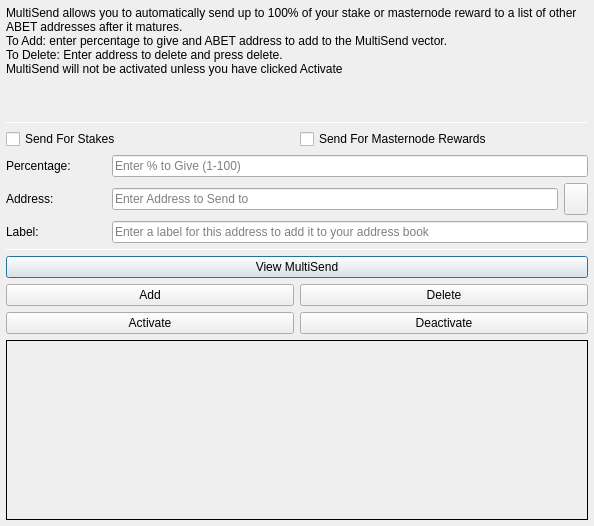
<?xml version="1.0" encoding="UTF-8"?>
<ui version="4.0">
 <class>MultiSendDialog</class>
 <widget class="QDialog" name="MultiSendDialog">
  <property name="windowModality">
   <enum>Qt::NonModal</enum>
  </property>
  <property name="geometry">
   <rect>
    <x>0</x>
    <y>0</y>
    <width>594</width>
    <height>526</height>
   </rect>
  </property>
  <property name="windowTitle">
   <string>MultiSend</string>
  </property>
  <layout class="QVBoxLayout" name="verticalLayout" stretch="0">
   <property name="margin">
    <number>6</number>
   </property>
   <item>
    <layout class="QVBoxLayout" name="verticalLayout_Main" stretch="1,1,1,0,1,1,1">
     <item>
      <widget class="QLabel" name="label_2">
       <property name="lineWidth">
        <number>1</number>
       </property>
       <property name="text">
        <string>MultiSend allows you to automatically send up to 100% of your stake or masternode reward to a list of other ABET addresses after it matures.
To Add: enter percentage to give and ABET address to add to the MultiSend vector.
To Delete: Enter address to delete and press delete.
MultiSend will not be activated unless you have clicked Activate</string>
       </property>
       <property name="alignment">
        <set>Qt::AlignLeading|Qt::AlignLeft|Qt::AlignTop</set>
       </property>
       <property name="wordWrap">
        <bool>true</bool>
       </property>
      </widget>
     </item>
     <item>
      <widget class="Line" name="line">
       <property name="minimumSize">
        <size>
         <width>0</width>
         <height>1</height>
        </size>
       </property>
       <property name="maximumSize">
        <size>
         <width>16777215</width>
         <height>1</height>
        </size>
       </property>
       <property name="orientation">
        <enum>Qt::Horizontal</enum>
       </property>
      </widget>
     </item>
     <item>
      <layout class="QVBoxLayout" name="verticalLayout_Settings">
       <item>
        <layout class="QHBoxLayout" name="horizontalLayout">
         <item>
          <widget class="QCheckBox" name="multiSendStakeCheckBox">
           <property name="text">
            <string>Send For Stakes</string>
           </property>
          </widget>
         </item>
         <item>
          <widget class="QCheckBox" name="multiSendMasternodeCheckBox">
           <property name="text">
            <string>Send For Masternode Rewards</string>
           </property>
          </widget>
         </item>
        </layout>
       </item>
       <item>
        <layout class="QHBoxLayout" name="horizontalLayout_6">
         <item>
          <widget class="QLabel" name="label">
           <property name="minimumSize">
            <size>
             <width>100</width>
             <height>0</height>
            </size>
           </property>
           <property name="toolTip">
            <string>Percentage of stake to send</string>
           </property>
           <property name="text">
            <string>Percentage:</string>
           </property>
          </widget>
         </item>
         <item>
          <widget class="QLineEdit" name="multiSendPercentEdit">
           <property name="toolTip">
            <string>Enter whole numbers 1 - 100</string>
           </property>
           <property name="placeholderText">
            <string>Enter % to Give (1-100)</string>
           </property>
          </widget>
         </item>
        </layout>
       </item>
       <item>
        <layout class="QHBoxLayout" name="horizontalLayout_7">
         <item>
          <widget class="QLabel" name="label_5">
           <property name="minimumSize">
            <size>
             <width>100</width>
             <height>0</height>
            </size>
           </property>
           <property name="toolTip">
            <string>Address to send portion of stake to</string>
           </property>
           <property name="text">
            <string>Address:</string>
           </property>
          </widget>
         </item>
         <item>
          <widget class="QLineEdit" name="multiSendAddressEdit">
           <property name="toolTip">
            <string/>
           </property>
           <property name="placeholderText">
            <string>Enter Address to Send to</string>
           </property>
          </widget>
         </item>
         <item>
          <widget class="QToolButton" name="addressBookButton">
           <property name="maximumSize">
            <size>
             <width>16777215</width>
             <height>32</height>
            </size>
           </property>
           <property name="toolTip">
            <string>Choose an address from the address book</string>
           </property>
           <property name="text">
            <string/>
           </property>
           <property name="icon">
            <iconset resource="../pivx.qrc">
             <normaloff>:/icons/address-book</normaloff>:/icons/address-book</iconset>
           </property>
           <property name="shortcut">
            <string>Alt+A</string>
           </property>
          </widget>
         </item>
        </layout>
       </item>
      </layout>
     </item>
     <item>
      <layout class="QHBoxLayout" name="horizontalLayout_3">
       <item>
        <widget class="QLabel" name="label_3">
         <property name="minimumSize">
          <size>
           <width>100</width>
           <height>0</height>
          </size>
         </property>
         <property name="text">
          <string>Label:</string>
         </property>
        </widget>
       </item>
       <item>
        <widget class="QLineEdit" name="labelAddressLabelEdit">
         <property name="placeholderText">
          <string>Enter a label for this address to add it to your address book</string>
         </property>
        </widget>
       </item>
      </layout>
     </item>
     <item>
      <widget class="Line" name="line_2">
       <property name="minimumSize">
        <size>
         <width>0</width>
         <height>1</height>
        </size>
       </property>
       <property name="maximumSize">
        <size>
         <width>16777215</width>
         <height>1</height>
        </size>
       </property>
       <property name="orientation">
        <enum>Qt::Horizontal</enum>
       </property>
      </widget>
     </item>
     <item>
      <layout class="QVBoxLayout" name="verticalLayout_Buttons">
       <item>
        <layout class="QHBoxLayout" name="horizontalLayout_4">
         <item>
          <widget class="QPushButton" name="viewButton">
           <property name="toolTip">
            <string/>
           </property>
           <property name="statusTip">
            <string>View MultiSend Vector</string>
           </property>
           <property name="text">
            <string>View MultiSend</string>
           </property>
          </widget>
         </item>
        </layout>
       </item>
       <item>
        <layout class="QHBoxLayout" name="horizontalLayout_2">
         <item>
          <widget class="QPushButton" name="addButton">
           <property name="toolTip">
            <string/>
           </property>
           <property name="statusTip">
            <string>Add to MultiSend Vector</string>
           </property>
           <property name="text">
            <string>Add</string>
           </property>
          </widget>
         </item>
         <item>
          <widget class="QPushButton" name="deleteButton">
           <property name="toolTip">
            <string/>
           </property>
           <property name="statusTip">
            <string>Delete Address From MultiSend Vector</string>
           </property>
           <property name="text">
            <string>Delete</string>
           </property>
          </widget>
         </item>
        </layout>
       </item>
       <item>
        <layout class="QHBoxLayout" name="horizontalLayout_5">
         <item>
          <widget class="QPushButton" name="activateButton">
           <property name="statusTip">
            <string>Activate MultiSend</string>
           </property>
           <property name="text">
            <string>Activate</string>
           </property>
          </widget>
         </item>
         <item>
          <widget class="QPushButton" name="disableButton">
           <property name="statusTip">
            <string>Deactivate MultiSend</string>
           </property>
           <property name="text">
            <string>Deactivate</string>
           </property>
          </widget>
         </item>
        </layout>
       </item>
      </layout>
     </item>
     <item>
      <widget class="QLabel" name="message">
       <property name="minimumSize">
        <size>
         <width>0</width>
         <height>180</height>
        </size>
       </property>
       <property name="frameShape">
        <enum>QFrame::Panel</enum>
       </property>
       <property name="frameShadow">
        <enum>QFrame::Plain</enum>
       </property>
       <property name="lineWidth">
        <number>1</number>
       </property>
       <property name="midLineWidth">
        <number>1</number>
       </property>
       <property name="text">
        <string/>
       </property>
       <property name="alignment">
        <set>Qt::AlignLeading|Qt::AlignLeft|Qt::AlignTop</set>
       </property>
       <property name="wordWrap">
        <bool>true</bool>
       </property>
      </widget>
     </item>
    </layout>
   </item>
  </layout>
 </widget>
 <resources>
  <include location="../pivx.qrc"/>
 </resources>
 <connections/>
</ui>
